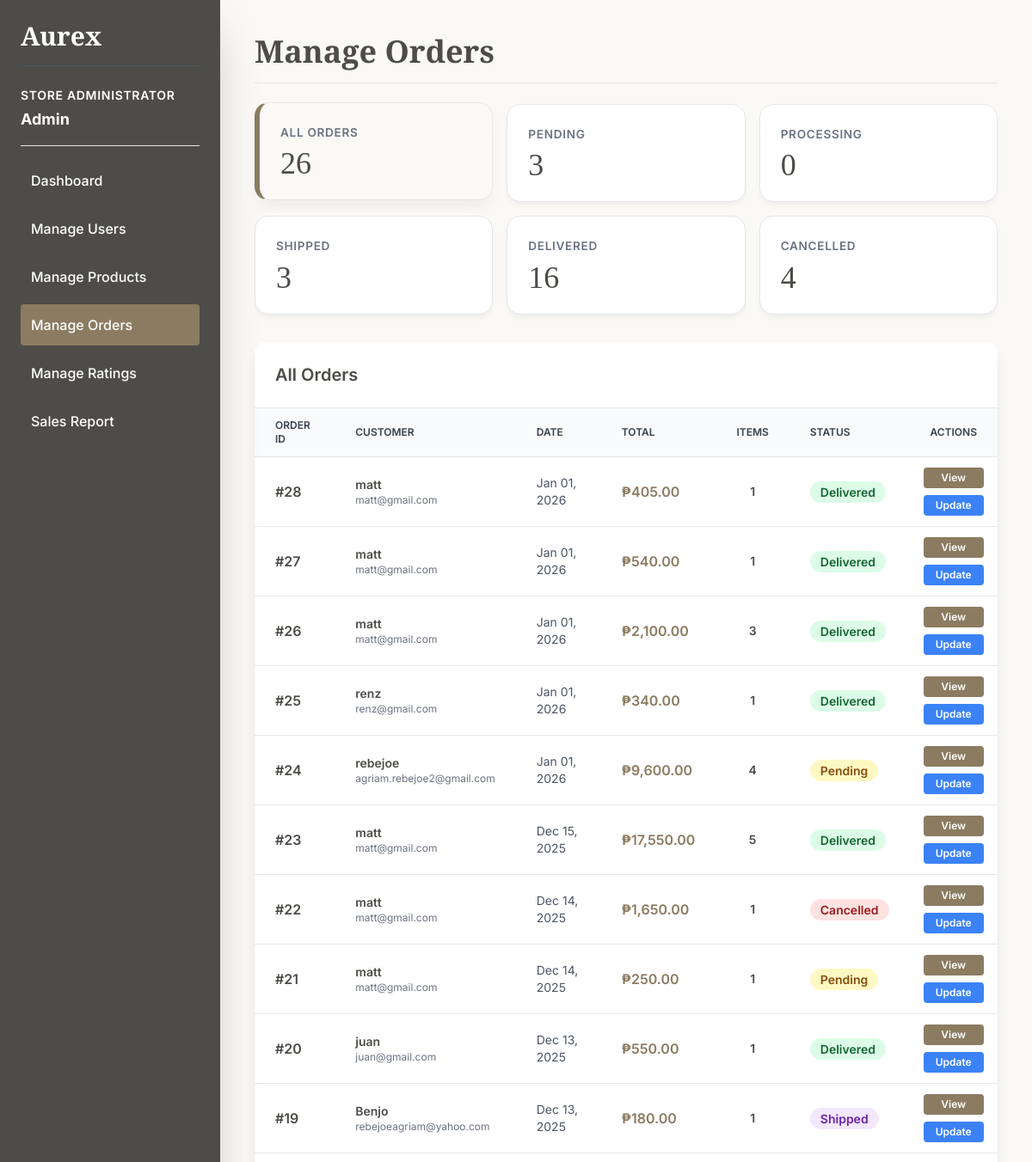
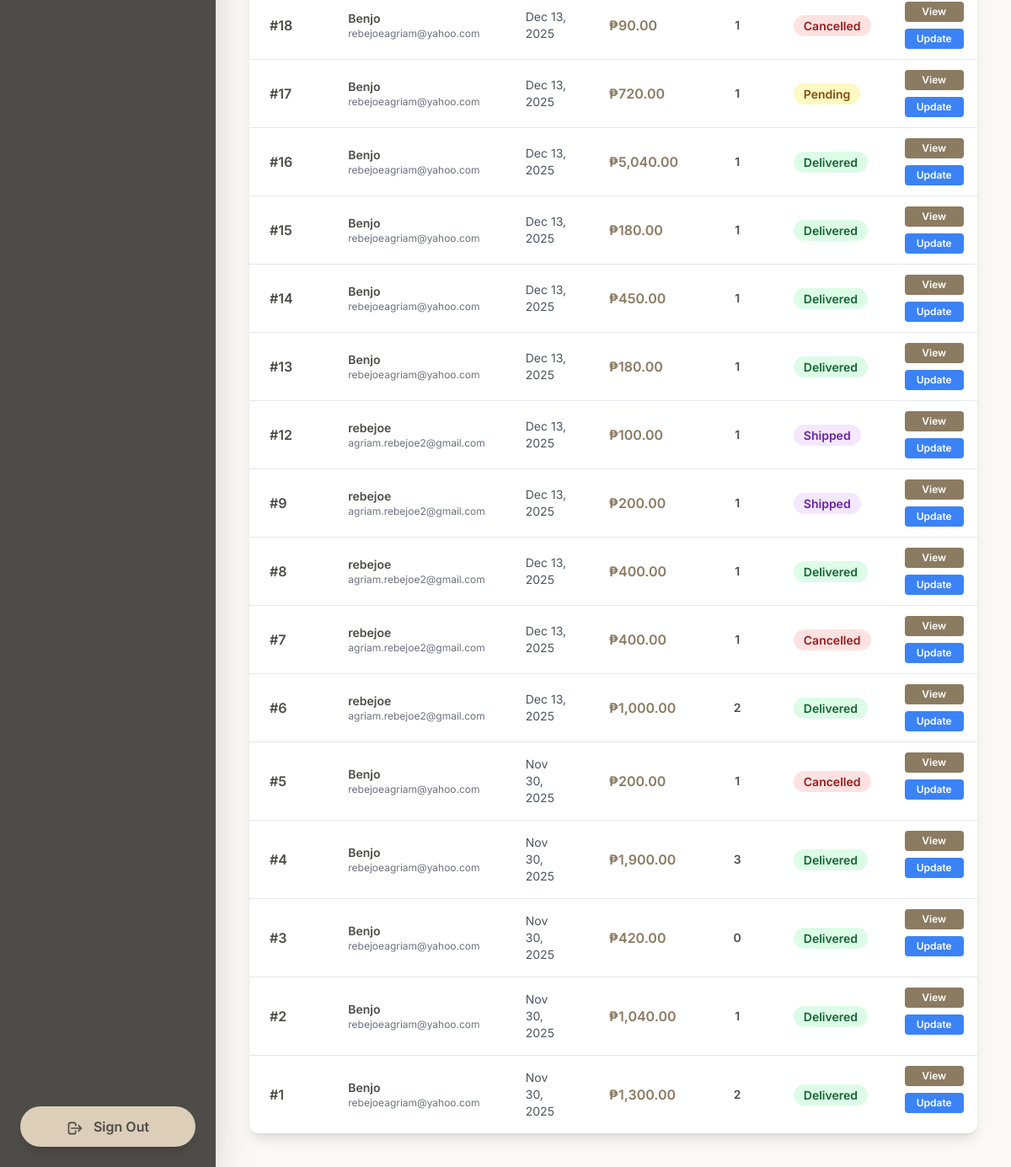
/manage_orders.php (signed in), run on the app's committed database (2 pictures, top to bottom).
### tables this page shows
CREATE TABLE `user` (
  `User_ID` int(11) NOT NULL,
  `Name` varchar(255) NOT NULL,
  `Email` varchar(255) NOT NULL,
  `Password` varchar(255) DEFAULT NULL,
  `Phone` int(11) DEFAULT NULL,
  `Address` varchar(255) DEFAULT NULL,
  `Profile_Picture` varchar(255) DEFAULT NULL,
  `Role` varchar(255) NOT NULL,
  `Is_Logged_In` tinyint(1) NOT NULL DEFAULT 0,
  `user_secret_key` varchar(255) DEFAULT NULL,
  `last_2fa_verification` datetime DEFAULT NULL,
  `google_id` varchar(255) DEFAULT NULL
);

CREATE TABLE `orders` (
  `Order_ID` int(11) NOT NULL,
  `User_ID` int(11) NOT NULL,
  `Order_Date` datetime DEFAULT current_timestamp(),
  `Total_Amount` decimal(10,2) NOT NULL,
  `Status` varchar(50) DEFAULT 'Pending',
  `Shipping_Address` text DEFAULT NULL,
  `Phone_Number` varchar(20) DEFAULT NULL,
  `Email` varchar(100) DEFAULT NULL,
  `Latitude` decimal(10,8) DEFAULT NULL,
  `Longitude` decimal(11,8) DEFAULT NULL,
  `Tracking_Status` varchar(100) DEFAULT 'Order Placed'
);

### manage_orders.php (the view, shortened to what this page needs)
<?php
require_once 'db_connect.php';
require_once 'utilities.php';
$user_id = $_SESSION['User_ID'];
try {
    $stmt = $pdo->prepare("SELECT Name FROM user WHERE User_ID = :user_id");
    $stmt->execute([':user_id' => $user_id]);
    $user = $stmt->fetch(PDO::FETCH_ASSOC);
    $userName = htmlspecialchars($user['Name']);
} catch (PDOException $e) {
    error_log("RBAC Check Error: " . $e->getMessage());
    header('Location: login.php');
    exit;
}
$filterStatus = isset($_GET['status']) ? $_GET['status'] : null;
$orders = [];
try {
    $sql = "
        SELECT
            o.Order_ID,
            o.User_ID,
            u.Name as Customer_Name,
            u.Email as Customer_Email,
            o.Order_Date,
            o.Total_Amount,
            o.Status,
            o.Shipping_Address,
            o.Phone_Number,
            COUNT(oi.Order_Item_ID) as Item_Count
        FROM orders o
        LEFT JOIN user u ON o.User_ID = u.User_ID
        LEFT JOIN order_item oi ON o.Order_ID = oi.Order_ID
    ";
    $sql .= " GROUP BY o.Order_ID ORDER BY o.Order_Date DESC";
    $stmt = $pdo->prepare($sql);
    if ($filterStatus) {
        $stmt->execute([':status' => $filterStatus]);
    } else {
        $stmt->execute();
    }
    $orders = $stmt->fetchAll(PDO::FETCH_ASSOC);
} catch (PDOException $e) {
    error_log("Orders Fetch Error: " . $e->getMessage());
    $error_message = "Failed to load orders: " . $e->getMessage();
}
$statusCounts = [];
try {
    $stmt = $pdo->query("
        SELECT Status, COUNT(*) as count
        FROM orders
        GROUP BY Status
    ");
    $statusCounts = $stmt->fetchAll(PDO::FETCH_KEY_PAIR);
} catch (PDOException $e) {
    error_log("Status Count Error: " . $e->getMessage());
}
$allOrdersCount = array_sum($statusCounts);
?>
<!DOCTYPE html>
<html lang="en">
<head>
    <script src="https://cdn.tailwindcss.com"></script>
</head>
<body class="flex antialiased">
    <div class="w-64 admin-sidebar h-screen p-6 fixed flex flex-col shadow-2xl z-20">
        <h1 class="font-serif text-white text-3xl font-bold mb-6 border-b border-gray-600 pb-4">Aurex</h1>
        <div class="text-white mb-4 border-b border-teal-light/50 pb-4">
            <p class="font-semibold text-sm text-teal-light uppercase tracking-wider">Store Administrator</p>
            <p class="text-lg font-bold text-white mt-1"><?= $userName ?></p>
        </div>
        <ul class="space-y-2 flex-grow">
            <li><a href="admin_dashboard.php"
                    class="block p-3 rounded text-white hover:bg-brand-teal hover:shadow-md transition-all">
                    <span class="font-medium">Dashboard</span>
                </a></li>
            <li><a href="manage_users.php"
                    class="block p-3 rounded text-white hover:bg-brand-teal hover:shadow-md transition-all">
                    <span class="font-medium">Manage Users</span>
                </a></li>
            <li><a href="manage_products.php"
                    class="block p-3 rounded text-white hover:bg-brand-teal hover:shadow-md transition-all">
                    <span class="font-medium">Manage Products</span>
                </a></li>
            <li><a href="manage_orders.php" class="block p-3 rounded text-white nav-active transition-all">
                    <span class="font-medium">Manage Orders</span>
                </a></li>
            <li><a href="manage_ratings.php"
                    class="block p-3 rounded text-white hover:bg-brand-teal hover:shadow-md transition-all">
                    <span class="font-medium">Manage Ratings</span>
                </a></li>
            <li><a href="manage_report.php"
                    class="block p-3 rounded text-white hover:bg-brand-teal hover:shadow-md transition-all">
                    <span class="font-medium">Sales Report</span>
                </a></li>
        </ul>
        <a href="logout.php"
            class="mt-auto block w-full text-center p-3 rounded-full logout-btn shadow-lg bg-[#dcceb8] font-semibold">
            <svg class="w-5 h-5 inline-block mr-2" fill="none" stroke="currentColor" viewBox="0 0 24 24"
                xmlns="http://www.w3.org/2000/svg">
                <path stroke-linecap="round" stroke-linejoin="round" stroke-width="2"
                    d="M17 16l4-4m0 0l-4-4m4 4H7m6 4v1a3 3 0 01-3 3H6a3 3 0 01-3-3V7a3 3 0 013-3h4a3 3 0 013 3v1">
                </path>
            </svg>
            Sign Out
        </a>
    </div>
    <div class="flex-1 ml-64 p-10">
        <div class="flex justify-between items-center mb-6 border-b border-gray-200 pb-4">
            <h2 class="font-serif text-4xl font-bold text-brand-dark">Manage Orders</h2>
        </div>
        <div class="grid grid-cols-1 md:grid-cols-2 lg:grid-cols-3 xl:grid-cols-6 gap-4 mb-8">
            <a href="manage_orders.php" data-status="all"
                class="stats-card p-6 cursor-pointer relative overflow-hidden group <?= $filterStatus === null ? 'active' : '' ?>">
                <div class="flex items-start justify-between">
                    <div class="flex-1">
                        <h3
                            class="stats-label font-semibold uppercase mb-2 group-hover:text-brand-brown transition-colors">
                            All Orders</h3>
                        <div class="stats-number"><?= $allOrdersCount ?></div>
                    </div>
                </div>
            </a>
            <a href="?status=Pending" data-status="Pending"
                class="stats-card p-6 cursor-pointer relative overflow-hidden group <?= $filterStatus === 'Pending' ? 'active' : '' ?>">
                <div class="flex items-start justify-between">
                    <div class="flex-1">
                        <h3
                            class="stats-label font-semibold uppercase mb-2 group-hover:text-brand-brown transition-colors">
                            Pending</h3>
                        <div class="stats-number"><?= $statusCounts['Pending'] ?? 0 ?></div>
                    </div>
                </div>
            </a>
            <a href="?status=Processing" data-status="Processing"
                class="stats-card p-6 cursor-pointer relative overflow-hidden group <?= $filterStatus === 'Processing' ? 'active' : '' ?>">
                <div class="flex items-start justify-between">
                    <div class="flex-1">
                        <h3
                            class="stats-label font-semibold uppercase mb-2 group-hover:text-brand-brown transition-colors">
                            Processing</h3>
                        <div class="stats-number"><?= $statusCounts['Processing'] ?? 0 ?></div>
                    </div>
                </div>
            </a>
            <a href="?status=Shipped" data-status="Shipped"
                class="stats-card p-6 cursor-pointer relative overflow-hidden group <?= $filterStatus === 'Shipped' ? 'active' : '' ?>">
                <div class="flex items-start justify-between">
                    <div class="flex-1">
                        <h3
                            class="stats-label font-semibold uppercase mb-2 group-hover:text-brand-brown transition-colors">
                            Shipped</h3>
                        <div class="stats-number"><?= $statusCounts['Shipped'] ?? 0 ?></div>
                    </div>
                </div>
            </a>
            <a href="?status=Delivered" data-status="Delivered"
                class="stats-card p-6 cursor-pointer relative overflow-hidden group <?= $filterStatus === 'Delivered' ? 'active' : '' ?>">
                <div class="flex items-start justify-between">
                    <div class="flex-1">
                        <h3
                            class="stats-label font-semibold uppercase mb-2 group-hover:text-brand-brown transition-colors">
                            Delivered</h3>
                        <div class="stats-number"><?= $statusCounts['Delivered'] ?? 0 ?></div>
                    </div>
                </div>
            </a>
            <a href="?status=Cancelled" data-status="Cancelled"
                class="stats-card p-6 cursor-pointer relative overflow-hidden group <?= $filterStatus === 'Cancelled' ? 'active' : '' ?>">
                <div class="flex items-start justify-between">
                    <div class="flex-1">
                        <h3
                            class="stats-label font-semibold uppercase mb-2 group-hover:text-brand-brown transition-colors">
                            Cancelled</h3>
                        <div class="stats-number"><?= $statusCounts['Cancelled'] ?? 0 ?></div>
                    </div>
                </div>
            </a>
        </div>
        <div class="bg-white rounded-xl shadow-lg overflow-hidden">
            <div class="p-6 border-b border-gray-200 flex justify-between items-center">
                <div>
                    <h3 class="text-xl font-semibold text-brand-dark">
                        <?= $filterStatus ? "Orders: $filterStatus" : "All Orders" ?>
                    </h3>
                </div>
            </div>
            <?php if (empty($orders)): ?>
            <div class="p-8 text-center">
                <?php if ($filterStatus): ?>
                <p class="text-gray-500 text-lg">No orders found with status "<?= htmlspecialchars($filterStatus) ?>".
                </p>
                <a href="manage_orders.php" class="text-brand-brown hover:underline mt-2 inline-block">View all
                    orders</a>
                <?php else: ?>
                <p class="text-gray-500 text-lg">No orders found.</p>
                <?php endif; ?>
            </div>
            <?php else: ?>
            <div class="overflow-x-auto">
                <table class="w-full">
                    <thead class="bg-gray-50 border-b">
                        <tr>
                            <th class="px-6 py-3 text-left text-xs font-semibold text-gray-700 uppercase">Order ID</th>
                            <th class="px-6 py-3 text-left text-xs font-semibold text-gray-700 uppercase">Customer</th>
                            <th class="px-6 py-3 text-left text-xs font-semibold text-gray-700 uppercase">Date</th>
                            <th class="px-6 py-3 text-left text-xs font-semibold text-gray-700 uppercase">Total</th>
                            <th class="px-6 py-3 text-left text-xs font-semibold text-gray-700 uppercase">Items</th>
                            <th class="px-6 py-3 text-left text-xs font-semibold text-gray-700 uppercase">Status</th>
                            <th class="px-6 py-3 text-left text-xs font-semibold text-gray-700 uppercase">Actions</th>
                        </tr>
                    </thead>
                    <tbody class="divide-y divide-gray-200">
                        <?php foreach ($orders as $order): ?>
                        <tr class="hover:bg-gray-50 transition-colors">
                            <td class="px-6 py-4 font-semibold text-brand-dark">#<?= $order['Order_ID'] ?></td>
                            <td class="px-6 py-4">
                                <div class="text-sm font-semibold text-brand-dark">
                                    <?= htmlspecialchars($order['Customer_Name']) ?></div>
                                <div class="text-xs text-gray-500"><?= htmlspecialchars($order['Customer_Email']) ?>
                                </div>
                            </td>
                            <td class="px-6 py-4 text-sm text-gray-600">
                                <?= date('M d, Y', strtotime($order['Order_Date'])) ?></td>
                            <td class="px-6 py-4 font-semibold text-brand-brown">
                                ₱<?= number_format($order['Total_Amount'], 2) ?></td>
                            <td class="px-6 py-4 text-center text-sm font-semibold"><?= $order['Item_Count'] ?></td>
                            <td class="px-6 py-4"><?= getStatusBadge($order['Status'], true) ?></td>
                            <td class="gap-2 flex flex-col px-4 py-3">
                                <button
                                    class="view-order-btn px-3 py-1 bg-brand-brown text-white rounded text-xs font-semibold hover:bg-opacity-90 transition-colors"
                                    data-order-id="<?= $order['Order_ID'] ?>">
                                    View
                                </button>
                                <button
                                    class="update-status-btn px-3 py-1 bg-blue-500 text-white rounded text-xs font-semibold hover:bg-opacity-90 transition-colors"
                                    data-order-id="<?= $order['Order_ID'] ?>"
                                    data-current-status="<?= $order['Status'] ?>">
                                    Update
                                </button>
                            </td>
                        </tr>
                        <?php endforeach; ?>
                    </tbody>
                </table>
            </div>
            <?php endif; ?>
        </div>
    </div>
</body>
</html>

### utilities.php (shortened to what this page needs)
<?php
function getStatusBadge($status, $admin = false) {
    if ($admin) {
        $colors = [
            'Pending' => 'bg-yellow-100 text-yellow-800',
            'Processing' => 'bg-blue-100 text-blue-800',
            'Shipped' => 'bg-purple-100 text-purple-800',
            'Delivered' => 'bg-green-100 text-green-800',
            'Cancelled' => 'bg-red-100 text-red-800'
        ];
        $class = $colors[$status] ?? 'bg-gray-100 text-gray-800';
        return "<span class='px-3 py-1 rounded-full text-sm font-semibold {$class}'>{$status}</span>";
    }
}
?>

### manage_orders.php (style rules this page uses)
body { font-family: 'Inter', sans-serif; background-color: #FBF9F6; color: #4D4C48; }
.admin-sidebar { background-color: #4D4C48; }
.nav-active { background-color: #8B7B61; color: white; }
.stats-card { background-color: white; border: 1px solid #e5e7eb; border-radius: 16px; transition: all 0.3s cubic-bezier(0.4, 0, 0.2, 1); display: block; text-decoration: none !important; box-shadow: 0 4px 6px -1px rgba(0, 0, 0, 0.05); position: relative; overflow: hidden; }
.stats-card.active { background-color: #FBF9F6; border-left: 6px solid #8B7B61; box-shadow: 0 10px 15px -3px rgba(139, 123, 97, 0.1); transform: translateY(-2px); }
.stats-number { font-family: 'Playfair Display', serif; font-size: 2.25rem; line-height: 1; transition: color 0.3s ease; color: #4D4C48; }
.stats-label { font-family: 'Inter', sans-serif; letter-spacing: 0.05em; font-size: 0.85rem; color: #6B7280; }

### data on the page
user: Name "Admin"
orders: Order_ID "4", User_ID.Name "Benjo", User_ID.Email "rebejoeagriam@yahoo.com", Order_Date "Nov 30, 2025", Total_Amount "1,900.00", Item_Count "3", Status "Delivered"
orders: Order_ID "28", User_ID.Name "matt", User_ID.Email "matt@gmail.com", Order_Date "Jan 01, 2026", Total_Amount "405.00", Item_Count "1", Status "Delivered"
orders: Order_ID "27", User_ID.Name "matt", User_ID.Email "matt@gmail.com", Order_Date "Jan 01, 2026", Total_Amount "540.00", Item_Count "1", Status "Delivered"
orders: Order_ID "26", User_ID.Name "matt", User_ID.Email "matt@gmail.com", Order_Date "Jan 01, 2026", Total_Amount "2,100.00", Item_Count "3", Status "Delivered"
orders: Order_ID "25", User_ID.Name "renz", User_ID.Email "renz@gmail.com", Order_Date "Jan 01, 2026", Total_Amount "340.00", Item_Count "1", Status "Delivered"
orders: Order_ID "24", User_ID.Name "rebejoe", User_ID.Email "agriam.rebejoe2@gmail.com", Order_Date "Jan 01, 2026", Total_Amount "9,600.00", Item_Count "4", Status "Pending"
orders: Order_ID "23", User_ID.Name "matt", User_ID.Email "matt@gmail.com", Order_Date "Dec 15, 2025", Total_Amount "17,550.00", Item_Count "5", Status "Delivered"
orders: Order_ID "22", User_ID.Name "matt", User_ID.Email "matt@gmail.com", Order_Date "Dec 14, 2025", Total_Amount "1,650.00", Item_Count "1", Status "Cancelled"
orders: Order_ID "21", User_ID.Name "matt", User_ID.Email "matt@gmail.com", Order_Date "Dec 14, 2025", Total_Amount "250.00", Item_Count "1", Status "Pending"
orders: Order_ID "20", User_ID.Name "juan", User_ID.Email "juan@gmail.com", Order_Date "Dec 13, 2025", Total_Amount "550.00", Item_Count "1", Status "Delivered"
orders: Order_ID "19", User_ID.Name "Benjo", User_ID.Email "rebejoeagriam@yahoo.com", Order_Date "Dec 13, 2025", Total_Amount "180.00", Item_Count "1", Status "Shipped"
orders: Order_ID "18", User_ID.Name "Benjo", User_ID.Email "rebejoeagriam@yahoo.com", Order_Date "Dec 13, 2025", Total_Amount "90.00", Item_Count "1", Status "Cancelled"
orders: Order_ID "17", User_ID.Name "Benjo", User_ID.Email "rebejoeagriam@yahoo.com", Order_Date "Dec 13, 2025", Total_Amount "720.00", Item_Count "1", Status "Pending"
orders: Order_ID "16", User_ID.Name "Benjo", User_ID.Email "rebejoeagriam@yahoo.com", Order_Date "Dec 13, 2025", Total_Amount "5,040.00", Item_Count "1", Status "Delivered"
orders: Order_ID "15", User_ID.Name "Benjo", User_ID.Email "rebejoeagriam@yahoo.com", Order_Date "Dec 13, 2025", Total_Amount "180.00", Item_Count "1", Status "Delivered"
orders: Order_ID "14", User_ID.Name "Benjo", User_ID.Email "rebejoeagriam@yahoo.com", Order_Date "Dec 13, 2025", Total_Amount "450.00", Item_Count "1", Status "Delivered"
orders: Order_ID "13", User_ID.Name "Benjo", User_ID.Email "rebejoeagriam@yahoo.com", Order_Date "Dec 13, 2025", Total_Amount "180.00", Item_Count "1", Status "Delivered"
orders: Order_ID "12", User_ID.Name "rebejoe", User_ID.Email "agriam.rebejoe2@gmail.com", Order_Date "Dec 13, 2025", Total_Amount "100.00", Item_Count "1", Status "Shipped"
orders: Order_ID "9", User_ID.Name "rebejoe", User_ID.Email "agriam.rebejoe2@gmail.com", Order_Date "Dec 13, 2025", Total_Amount "200.00", Item_Count "1", Status "Shipped"
orders: Order_ID "8", User_ID.Name "rebejoe", User_ID.Email "agriam.rebejoe2@gmail.com", Order_Date "Dec 13, 2025", Total_Amount "400.00", Item_Count "1", Status "Delivered"
orders: Order_ID "7", User_ID.Name "rebejoe", User_ID.Email "agriam.rebejoe2@gmail.com", Order_Date "Dec 13, 2025", Total_Amount "400.00", Item_Count "1", Status "Cancelled"
orders: Order_ID "6", User_ID.Name "rebejoe", User_ID.Email "agriam.rebejoe2@gmail.com", Order_Date "Dec 13, 2025", Total_Amount "1,000.00", Item_Count "2", Status "Delivered"
orders: Order_ID "5", User_ID.Name "Benjo", User_ID.Email "rebejoeagriam@yahoo.com", Order_Date "Nov 30, 2025", Total_Amount "200.00", Item_Count "1", Status "Cancelled"
orders: Order_ID "3", User_ID.Name "Benjo", User_ID.Email "rebejoeagriam@yahoo.com", Order_Date "Nov 30, 2025", Total_Amount "420.00", Item_Count "0", Status "Delivered"
orders: Order_ID "2", User_ID.Name "Benjo", User_ID.Email "rebejoeagriam@yahoo.com", Order_Date "Nov 30, 2025", Total_Amount "1,040.00", Item_Count "1", Status "Delivered"
orders: Order_ID "1", User_ID.Name "Benjo", User_ID.Email "rebejoeagriam@yahoo.com", Order_Date "Nov 30, 2025", Total_Amount "1,300.00", Item_Count "2", Status "Delivered"

### other printed values
$allOrdersCount "26"
$statusCounts['Pending'] "3"
$statusCounts['Processing'] "0"
$statusCounts['Shipped'] "3"
$statusCounts['Delivered'] "16"
